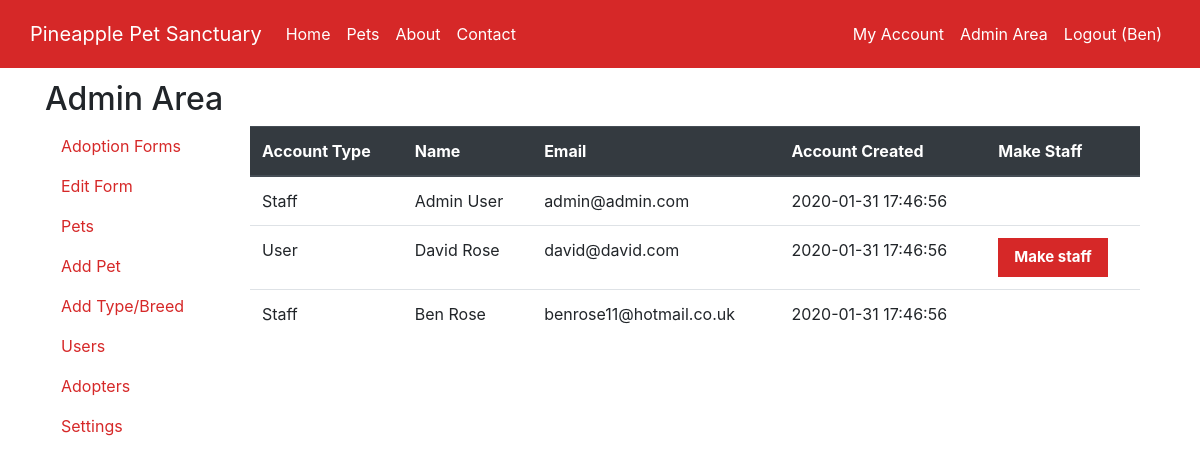
Screenshot of /admin_area.php?view=users (signed in) with the database file from the repository.
### tables this page shows
CREATE TABLE IF NOT EXISTS staff(
  staff_id INT(64) PRIMARY KEY AUTO_INCREMENT,
  user_id INT(64) NOT NULL,
  staff_email_notification BOOLEAN DEFAULT false,
  CONSTRAINT FK_staff_user_id FOREIGN KEY (user_id) REFERENCES user(user_id)
);

CREATE TABLE IF NOT EXISTS user(
  user_id INT(64) PRIMARY KEY AUTO_INCREMENT,
  user_first_name VARCHAR(20) NOT NULL,
  user_last_name VARCHAR(20) NOT NULL,
  user_email VARCHAR(40) NOT NULL,
  user_password VARCHAR(255) NOT NULL,
  user_created DATETIME NOT NULL
);

### includes/admin_functions.php (the view, shortened to what this page needs)
        <?php
function displayUsers($pdo){
  echo "<div class='container' id='tab_content'>";
  $sql = "SELECT user.user_id, user_first_name, user_last_name, user_email, user_created, staff_id
          FROM user
          LEFT JOIN staff ON user.user_id = staff.user_id
          ORDER BY user.user_id DESC";
  $stmt = $pdo->prepare($sql);
  $stmt->execute();
  $users = $stmt->fetchAll();
  ?>
        <table class="table">
          <thead class="thead-dark">
            <tr>
              <th>Account Type</th>
              <th>Name</th>
              <th>Email</th>
              <th>Account Created</th>
              <th>Make Staff</th>
            </tr>
          </thead>
          <tbody>
            <?php
    if($users) {
      foreach($users as $user){
        echo "<tr>";
        echo "<td>". (isset($user->staff_id) ? 'Staff' : 'User') . "</td>";
        echo "<td>". $user->user_first_name . ' ' . $user->user_last_name . "</td>";
        echo "<td>". $user->user_email . "</td>";
        echo "<td>". $user->user_created . "</td>";
        if(!isset($user->staff_id)){
          echo "<td><a href='admin_area.php?view=users&id=" . $user->user_id . "'><button type='button'>Make staff</button></a></td>";
        }else{
          echo "<td></td>";
        }
        echo "</tr>";
      }
    }
    echo "</tbody>";
    echo "</table>";
    echo "</div>";
}
  ?>

### css/main.css (style rules this page uses)
button { font-size: 15px; padding: 8px 16px; border: none; background-color: #D62828; color: white; font-weight: bold; display: inline-block; }

### rows the page displays
staff: shows "Staff", user.user_first_name "Admin", user.user_last_name "User", user.user_email "admin@admin.com", user.user_created "2020-01-31 17:46:56"
user: shows "User", user_first_name "David", user_last_name "Rose", user_email "david@david.com", user_created "2020-01-31 17:46:56"
staff: shows "Staff", user.user_first_name "Ben", user.user_last_name "Rose", user.user_email "benrose11@hotmail.co.uk", user.user_created "2020-01-31 17:46:56"

### other values shown
$_SESSION['first_name'] "Ben"
